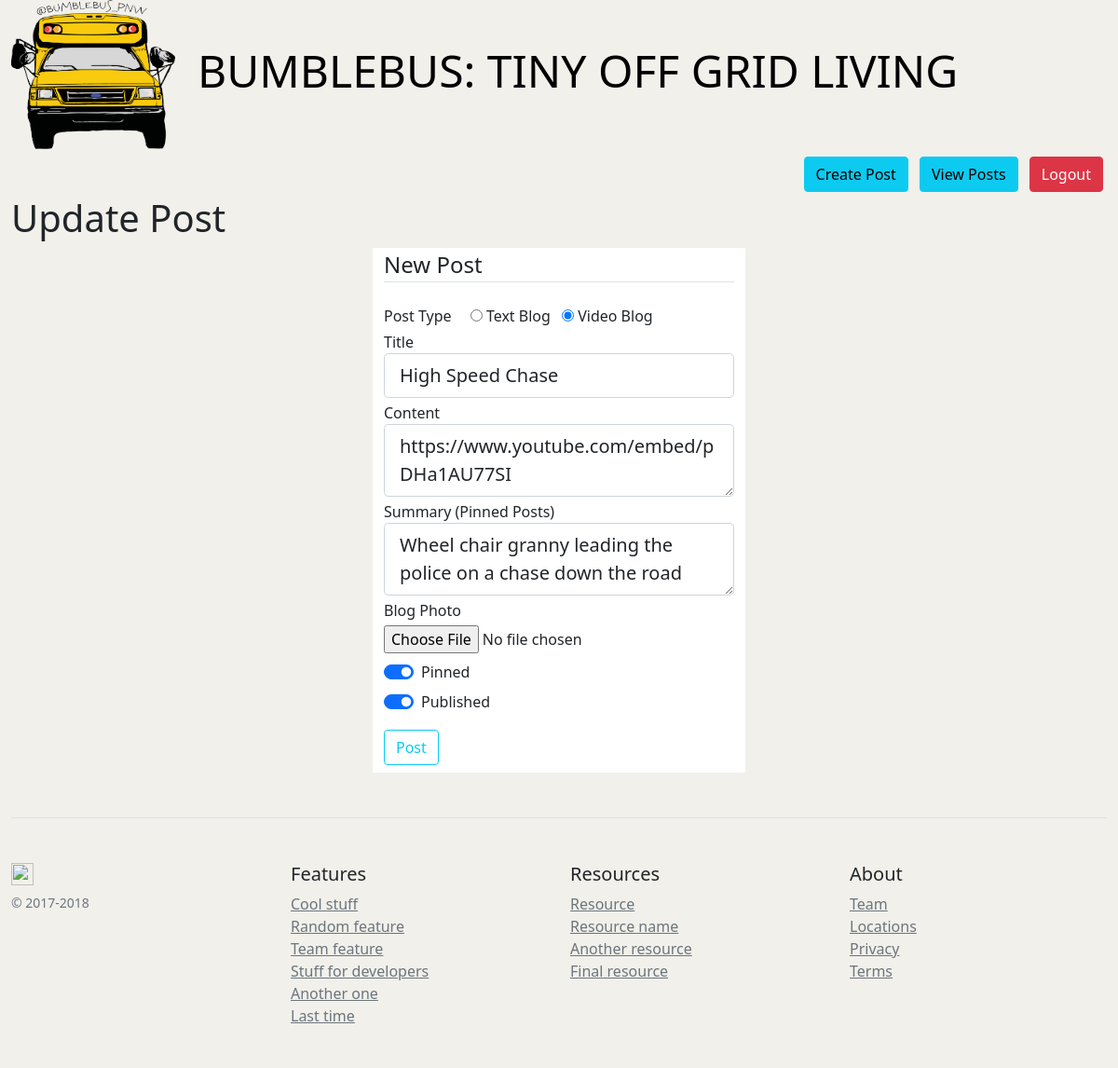
Screenshot of /post/1/update (signed in) with the database file from the repository.
### bumblebus/models.py (models this page shows, shortened)
class Post(db.Model):
	id = db.Column(db.Integer, primary_key=True)
	postType = db.Column(db.String(4), nullable=False)
	title = db.Column(db.String(100), nullable=False)
	date_posted = db.Column(db.DateTime, nullable=False, default=datetime.utcnow) #pass in the function and not the current time; no parens
	content = db.Column(db.Text, nullable=False)
	summary = db.Column(db.Text, nullable=False)
	user_id = db.Column(db.Integer, db.ForeignKey('user.id'), nullable=False)
	pinned = db.Column(db.Boolean, nullable=False, default=False)
	image_file = db.Column(db.String(20), nullable=False, default='blog_default.jpg')
	thumbnail = db.Column(db.String(20), nullable=False, default='blog_default.jpg')
	published = db.Column(db.Boolean, nullable=False, default=False)

### bumblebus/routes.py (the view)
@app.route("/post/<int:post_id>/update", methods=['GET', 'POST'])
@login_required
def post_update(post_id):
	post = Post.query.get_or_404(post_id)
	if post.author != current_user:
		abort(403)
	form = PostForm()
	if form.validate_on_submit():
		postType 	 = form.postType.data
		post.title 	 = form.title.data
		post.content = form.content.data
		post.summary = form.summary.data
		post.pinned  = form.pinned.data
		post.published  = form.published.data
		db.session.commit()
		flash(f'Your post has been updated!', 'success')
		return redirect(url_for('post', post_id=post.id))
	elif request.method == 'GET':
		form.postType.data = post.postType
		form.title.data    = post.title
		form.content.data  = post.content
		form.summary.data  = post.summary
		form.pinned.data   = post.pinned
		form.published.data   = post.published
	return render_template('create_post.html', title="Update Post", form=form, legend='Update Post') # Shares template with post_new

### bumblebus/forms.py
class PostForm(FlaskForm):
	postType = RadioField('Post Type', choices=[('blog','Text Blog'),('vlog','Video Blog')])
	title = StringField('Title', validators=[DataRequired()])
	content = TextAreaField('Content', validators=[DataRequired()])
	summary = TextAreaField('Summary (Pinned Posts)', validators=[DataRequired()])
	picture = FileField('Blog Photo', validators=[FileAllowed(['jpg','png'])])
	pinned = BooleanField('Pinned')
	published = BooleanField('Published')
	content_picture = FileField('Content Photo', validators=[FileAllowed(['jpg','png'])])
	submit = SubmitField('Post')

### bumblebus/models.py (called while the page is built)
@login_manager.user_loader #expects 4 things: is_authenticated, is_active, is_anonymous, get_id; all provided by UserMixin
def load_user(user_id):
	return User.query.get(int(user_id))

### bumblebus/templates/create_post.html (shortened to what this page needs)
{% extends "base.html" %}
{% block content %}
	<h1>{{ legend }}</h1>
	<div class="content-section">
		<div class="row justify-content-center">
			<div class="col-md-4" style="background-color: #fff;" >
				<form method="POST" action="" enctype="multipart/form-data">
					<fieldset class="form-group">
						<legend class="border-bottom mb-4">New Post</legend>
						<div class="form-group ">
							{{ form.postType.label(class="form-check-inline") }}
							{% for field in form.postType %}
								<tr>
									<th>{{ field }}</th>
									<td>{{ field.label(class="me-2") }}</td>
								</tr>
							{% endfor %}
						</div>
						<div class="form-group">
							{{ form.title.label(class="form-control-label mt-1") }}
							{% if form.title.errors %}
								{{ form.title(class="form-control form-control-lg is-invalid") }}
								<div class="invalid-feedback">
									{% for error in form.title.errors%}
										<span>{{ error }}</span>
									{% endfor %}
								</div>
							{% else %}
								{{ form.title(class="form-control form-control-lg") }}
							{% endif %}
						</div>
						<div class="form-group">
							{{ form.content.label(class="form-control-label mt-1") }}
							{% if form.content.errors %}
								{{ form.content(class="form-control form-control-lg is-invalid") }}
								<div class="invalid-feedback">
									{% for error in form.content.errors%}
										<span>{{ error }}</span>
									{% endfor %}
								</div>
							{% else %}
								{{ form.content(class="form-control form-control-lg") }}
							{% endif %}
						</div>
						<div class="form-group">
							{{ form.summary.label(class="form-control-label mt-1") }}
							{% if form.summary.errors %}
								{{ form.summary(class="form-control form-control-lg is-invalid") }}
								<div class="invalid-feedback">
									{% for error in form.summary.errors%}
										<span>{{ error }}</span>
									{% endfor %}
								</div>
							{% else %}
								{{ form.summary(class="form-control form-control-lg") }}
							{% endif %}
						</div>
						<div class="form-group">
							{{ form.picture.label(class="mt-1") }} <br>
							{{ form.picture(class="form-control-file mt-1") }}
						</div>
						<div class="form-group form-check form-switch mt-1">
							{{ form.pinned(class="form-check-input mt-2", type="checkbox",  id="flexSwitchCheckDefault") }}
							{{ form.pinned.label(class="form-check-label mt-1", for="flexSwitchCheckDefault") }}
						</div>
						<div class="form-group form-check form-switch mt-1">
							{{ form.published(class="form-check-input mt-2", type="checkbox",  id="flexSwitchCheckDefault") }}
							{{ form.published.label(class="form-check-label mt-1", for="flexSwitchCheckDefault") }}
						</div>
					</fieldset>
					<div class="form-group pb-2">
						{{ form.submit(class="btn btn-outline-info mt-3" ) }}
					</div>
				</form>
			</div>
		</div>
	</div>
{% endblock %}

### rows the page displays
Post: title "High Speed Chase", content "https://www.youtube.com/embed/pDHa1AU77SI", summary "Wheel chair granny leading the police on a chase down the road", pinned "☑", published "☑"

### other values shown
{{ legend }} "Update Post"
{{ field.label(class="me-2") }} "Text Blog" "Video Blog"
